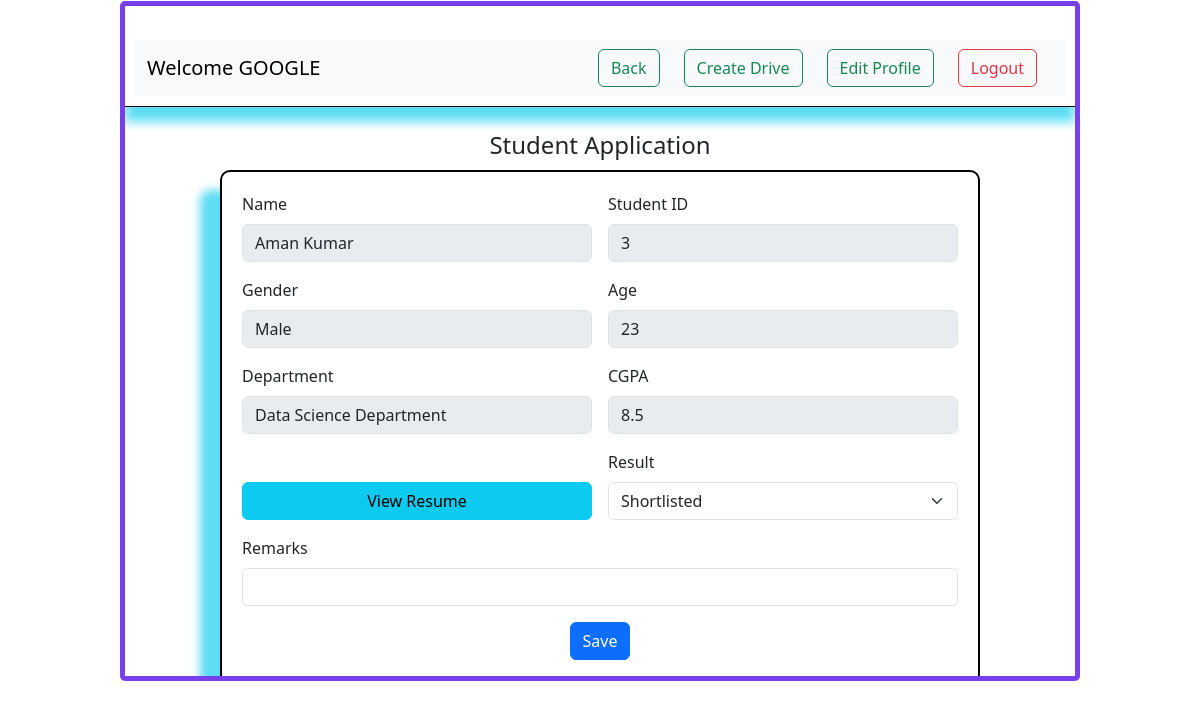
The page /company/applications/review/1/1 (signed in) on the database its author committed.
### application/models.py (models this page shows)
class User(db.Model) :
    id = db.Column(db.Integer, primary_key=True)
    username = db.Column(db.String(150), unique=True, nullable=False)
    email = db.Column(db.String(100), unique=True, nullable=False)
    password = db.Column(db.String(150), nullable=False)
    role = db.Column(db.String(20), nullable=False)    # 'admin', 'student', 'company'
    is_active = db.Column(db.Boolean, default=True)
    age = db.Column(db.Integer)
    gender = db.Column(db.String(20))
    department = db.Column(db.String(100))
    cgpa = db.Column(db.Float)
    resume = db.Column(db.String(200))
    brief = db.Column(db.Text)
    headquarter = db.Column(db.String(200))
    website = db.Column(db.String(200))
    hr_contact = db.Column(db.String(150))
    is_approved = db.Column(db.Boolean, default=False)
    applications = db.relationship('Application', backref='student', cascade='all, delete')  #If student is deleted -> applications also deleted.
    drives = db.relationship('PlacementDrive', backref='company', cascade="all, delete")     #If company is deleted -> drives also deleted

class Application(db.Model) :
    id = db.Column(db.Integer, primary_key=True)
    student_id = db.Column(db.Integer, db.ForeignKey('user.id'), nullable=False)
    drive_id = db.Column(db.Integer, db.ForeignKey('placement_drive.id'), nullable=False)
    application_date = db.Column(db.Date)
    status = db.Column(db.String(50), default='Applied')           # 'Applied', 'Shortlisted', 'Selected', 'Rejected'
    remarks = db.Column(db.Text)
    __table_args__ = (db.UniqueConstraint('student_id', 'drive_id', name='unique_application'),)     #to prevent duplicate applications

### application/controllers.py (the view, shortened to what this page needs)
@app.route("/company/applications/review/<int:app_id>/<int:drive_id>", methods=['GET', 'POST'])
def review(app_id, drive_id) :
        if 'user_id' not in session or session.get('role') != 'company':
            return redirect(url_for('login'))
        company = User.query.get(session['user_id'])
        drive = PlacementDrive.query.get(drive_id)
        application = Application.query.get(app_id)
        return render_template("companys_std_application.html", company=company, drive=drive, application=application)

### templates/companys_std_application.html (shortened to what this page needs)
<!DOCTYPE html>
<html lang="en">
<head>
    <link rel="stylesheet" href="{{ url_for('static', filename='style.css') }}">
    <link href="https://cdn.jsdelivr.net/npm/bootstrap@5.3.8/dist/css/bootstrap.min.css"
    rel="stylesheet">
</head>
<body>
    <div id="main">
        <div id="canvas"><br>
            <div id="top">
                <nav class="navbar navbar-expand-lg bg-body-tertiary">
                <div class="container-fluid">
                    <a class="navbar-brand">Welcome {{company.username}}</a>
                    <div class="collapse navbar-collapse" id="navbarSupportedContent">
                        <ul class="navbar-nav ms-auto mb-2 mb-lg-0">
                            <li class="nav-item mx-2">
                                <a class="btn btn-outline-success me-2" href="{{ url_for('all_applications', drive_id=drive.id) }}">Back</a>
                            </li>
                            <li class="nav-item mx-2">
                                <a class="btn btn-outline-success me-2" href="{{ url_for('create_drive') }}">Create Drive</a>
                            </li>
                            <li class="nav-item mx-2">
                                <a class="btn btn-outline-success me-2" href="{{ url_for('cmp_edit_profile') }}">Edit Profile</a>
                            </li>
                            <li class="nav-item mx-2">
                                <a class="btn btn-outline-danger me-2" href="{{ url_for('logout') }}">Logout</a>
                            </li>
                        </ul>
                    </div>
                </div>
                </nav>
            </div><br>
            <div class="text-center">
                <h4>Student Application</h4>
            </div>
            <div id="inside-content">
                <form action="{{ url_for('review', app_id=application.id, drive_id=drive.id, ) }}" method="post" class="row g-3">
                    <div class="col-md-6">
                        <label for="name" class="form-label">Name</label>
                        <input type="text" class="form-control" value="{{ application.student.username }}" aria-label="Disabled input example" disabled readonly>
                    </div>
                        <div class="col-md-6">
                        <label for="id" class="form-label">Student ID</label>
                        <input type="text" class="form-control" value="{{ application.student.id }}" aria-label="Disabled input example" disabled readonly>
                    </div>
                    <div class="col-md-6">
                        <label for="gender" class="form-label">Gender</label>
                        <input type="text" class="form-control" value="{{ application.student.gender }}" aria-label="Disabled input example" disabled readonly>
                    </div>
                    <div class="col-md-6">
                        <label for="age" class="form-label">Age</label>
                        <input type="text" class="form-control" value="{{ application.student.age }}" aria-label="Disabled input example" disabled readonly>
                    </div>
                    <div class="col-md-6">
                        <label for="department" class="form-label">Department</label>
                        <input type="text" class="form-control" value="{{ application.student.department }}" aria-label="Disabled input example" disabled readonly>
                    </div>
                    <div class="col-md-6">
                        <label for="cgpa" class="form-label">CGPA</label>
                        <input type="text" class="form-control" value="{{ application.student.cgpa }}" aria-label="Disabled input example" disabled readonly>
                    </div>
                    <div class="col-md-6 d-flex align-items-end">
                        <a href="{{ application.student.resume }}" target="_blank" class="btn btn-info w-100">
                            View Resume
                        </a>
                    </div>
                    <div class="col-md-6">
                        <label for="status" class="form-label">Result</label>
                        <select class="form-select" id="status" name="status" required>
                            <option selected disabled>{{ application.status }}</option>
                        </select>
                    </div><br>
                    <div class="col-12">
                        <label for="remarks" class="form-label">Remarks</label>
                        <input type="text" class="form-control" id="remarks" name="remarks" required>
                    </div>
                    <div class="text-center">
                        <input type="submit" class="btn btn-primary" value="Save"><br>
                    </div>
                </form>
            </div><br>
        </div>
    </div>
</body>
</html>

### static/style.css (style rules this page uses)
* { margin:0px; }
#main { margin-top: 1px; }
#canvas { border: 5px solid rgb(119, 64, 236); width:80%; height: 680px; margin:auto; overflow-y: auto; border-radius: 5px; }
#top { position: sticky; top: 0; background-color: white; z-index: 100; padding: 10px; border-bottom: 1px solid black; box-shadow: 0px 15px 10px rgb(95, 221, 243); }
#inside-content { border: 2px solid black; border-radius: 10px; width: 80%; height: 360px; margin: auto; padding: 15px; overflow-y: auto; box-shadow: -20px 20px 10px rgb(95, 221, 243); }

### templates/companys_std_application.html (style rules this page uses)
#inside-content { margin-top: 10px; padding: 20px; height:515px; width: 80%; }

### rows shown on the page
User: username "GOOGLE"
User: student.username "Aman Kumar", student.id "3", student.gender "Male", student.age "23", student.department "Data Science Department", student.cgpa "8.5"
Application: status "Shortlisted"
